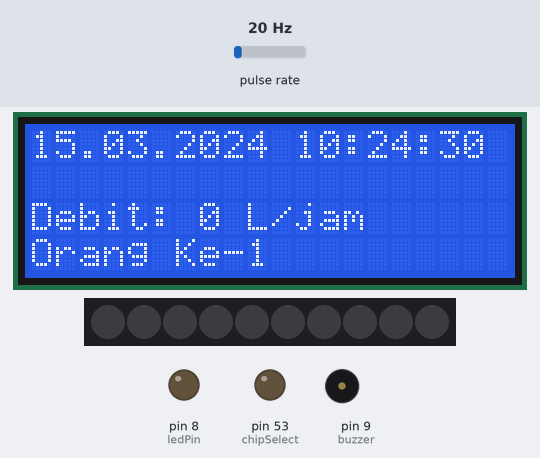
Recording of a sketch running on a simulated Arduino Mega 2560, built with avr-gcc and run on an emulated ATmega2560. On the bench: 20×4 character LCD, 10 RGB LEDs in strip order, left to right, output pins drawn as LEDs (lit = HIGH), buzzer (waves = sounding). Wiring (inferred from the names in the program): pulse sensor: data pin 2. Inputs (shaded band) come from the test bench; at power-on: pulse rate 20 Hz. The local clock reads 2024-03-15 10:24:30 at power-on unless the sketch sets it; storage starts empty; what the sketch prints to the serial monitor is not drawn.

Above: at 1.2 s.
1.3 s: pulse rate (sensor on pin 2) set to 16 Hz
At 4.2 s:
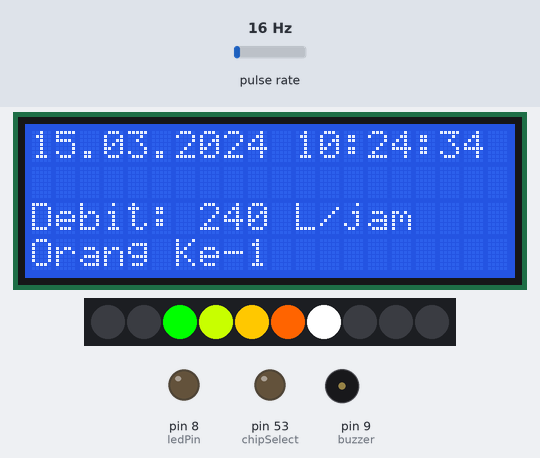
4.3 s: pulse rate (sensor on pin 2) set to 4 Hz
At 7.1 s:
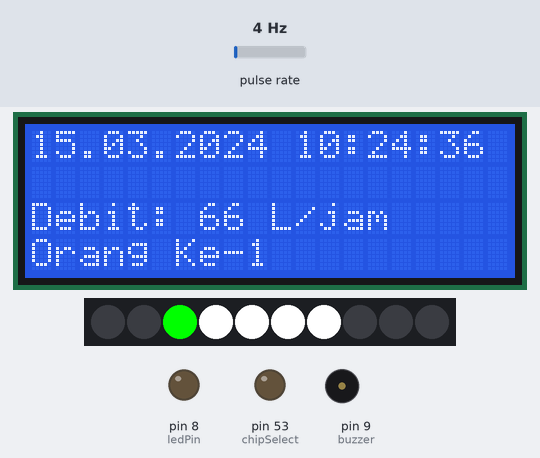
7.3 s: pulse rate (sensor on pin 2) set to 2 Hz
At 9.1 s:
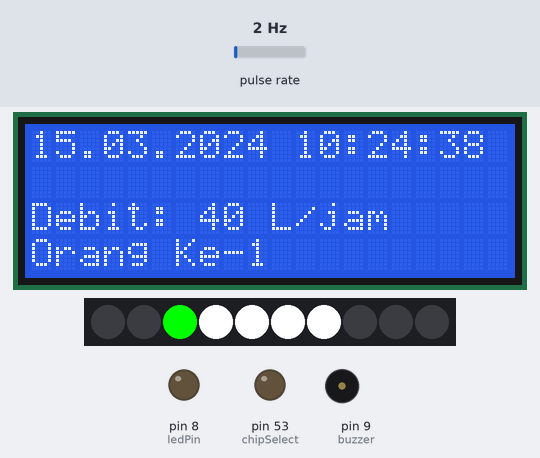
10.3 s: pulse rate (sensor on pin 2) set to 0 Hz
At 13.7 s:
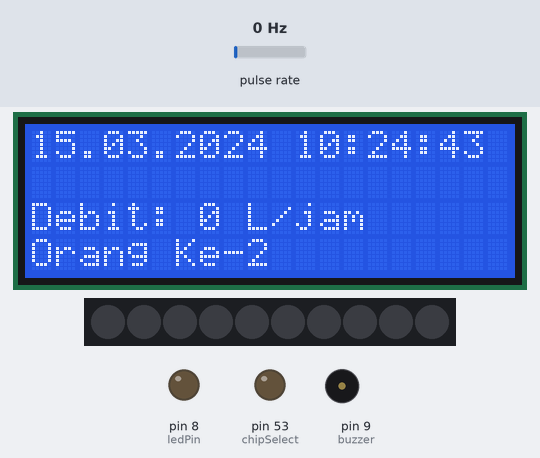
Timing chart, 0 to 14.3 s (numbered marks = the images above; inputs shaded):
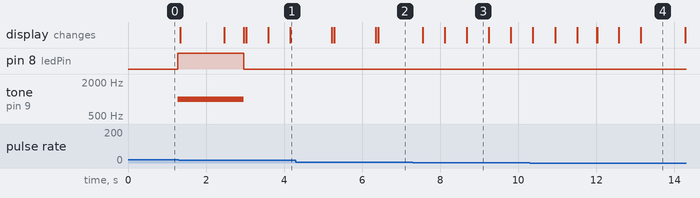

The sketch:

sensor_kran_wudhu_v2.ino
```cpp
/*
 * NAMA ANGGOTA KELOMPOK:
 * 1. Ida Bagus Krishna Yoga Utama - 1506716983
 * 2. Ahmad Dhiyaaul Aulia - 1506717153
 * 3. Wilbert Tahir -1506747143
 * 4. Yanu Rahmaddianto - 1506717191
 *
 * SD Card Module
 * pin 50 = MISO
 * pin 51 = MOSI
 * pin 52 = SCK
 * pin 53 = CS
 *
 * Flow Sensor
 * pin 2 = Signal
 *
 * Buzzer
 * pin 9 = Signal
 *
 * LED
 * pin 8 = Signal
 *
 * LCD
 * pin SDA = SDA
 * pin SCL = SCL
 *
 */

#include <SPI.h>
#include <SD.h>

#include <DS3231.h>

#include <Wire.h>
#include <LiquidCrystal_I2C.h>

//*********LED STRIP*********//
#include <Adafruit_NeoPixel.h>
#ifdef __AVR__
#include <avr/power.h>
#endif

#define PIN          A0
#define NUMPIXELS    10

Adafruit_NeoPixel pixels = Adafruit_NeoPixel(NUMPIXELS, PIN, NEO_GRB + NEO_KHZ800);

int delayval = 1;

const int max1 = 90;
const int max2 = 150;
const int max3 = 200;
const int max4 = 280;
const int max5 = 350;

//level1
const int level1R = 0;
const int level1G = 255;
const int level1B = 0;

//level2
const int level2R = 200;
const int level2G = 255;
const int level2B = 0;

//level3
const int level3R = 255;
const int level3G = 200;
const int level3B = 0;

//level4
const int level4R = 255;
const int level4G = 100;
const int level4B = 0;

//level5
const int level5R = 255;
const int level5G = 0;
const int level5B = 0;

//White
const int whiteR = 255;
const int whiteG = 255;
const int whiteB = 255;
//*********LED STRIP*********//

const int chipSelect = 53;
File      myFile;

DS3231 rtc(SDA, SCL);

volatile int  flow_frequency; // Measures flow sensor pulses
unsigned int  l_hour;         // Calculated litres/hour
unsigned char flowsensor = 2; // Sensor Input
unsigned long currentTime;
unsigned long cloopTime;

int flowhit, time1, time2, waktuPakai;

const int ledPin = 8;
const int buzzer = 9;

int count = 1;
int state = 0;

LiquidCrystal_I2C lcd(0x3F, 20, 4);

void flow()  // Interrupt function
{
   flow_frequency++;
}


void setup()
{
   pinMode(flowsensor, INPUT);
   digitalWrite(flowsensor, HIGH);
   Serial.begin(9600);
   attachInterrupt(0, flow, RISING);
   sei();
   currentTime = millis();
   cloopTime   = currentTime;

   pinMode(chipSelect, OUTPUT);

   while (!Serial)
   {
   }

   Serial.print("Initializing SD card...");

   if (!SD.begin(chipSelect))
   {
      Serial.println("Card failed, or not present");
      return;
   }
   Serial.println("card initialized.");

   pinMode(ledPin, OUTPUT);
   pinMode(buzzer, OUTPUT);

   rtc.begin();
   //rtc.setDate(25, 5, 2018);   //tanggal, bulan, tahun
   //rtc.setTime(20, 20, 00);     //jam, menit, detik

   lcd.begin();

   #if defined (__AVR_ATtiny85__)
    if (F_CPU == 16000000)
    {
      clock_prescale_set(clock_div_1);
    }
   #endif

   pixels.begin();
}

void loop()
{
   myFile = SD.open("data.txt", FILE_WRITE);

   flowhit = hitungFlow();
   printToLCD();

   while (flowhit > 0.0)
   {
      state = 1;
      if (flowhit > max5)
      {
         pixels.setPixelColor(2, pixels.Color(level1R, level1G, level1B));
         pixels.show();
         pixels.setPixelColor(3, pixels.Color(level2R, level2G, level2B));
         pixels.show();
         pixels.setPixelColor(4, pixels.Color(level3R, level3G, level3B));
         pixels.show();
         pixels.setPixelColor(5, pixels.Color(level4R, level4G, level4B));
         pixels.show();
         pixels.setPixelColor(6, pixels.Color(level5R, level5G, level5B));
         pixels.show();
         ledAndBuzzerOn();
      }
      else if ((flowhit > max4) && (flowhit < max5))
      {
         pixels.setPixelColor(2, pixels.Color(level1R, level1G, level1B));
         pixels.show();
         pixels.setPixelColor(3, pixels.Color(level2R, level2G, level2B));
         pixels.show();
         pixels.setPixelColor(4, pixels.Color(level3R, level3G, level3B));
         pixels.show();
         pixels.setPixelColor(5, pixels.Color(level4R, level4G, level4B));
         pixels.show();
         pixels.setPixelColor(6, pixels.Color(level5R, level5G, level5B));
         pixels.show();
         ledAndBuzzerOn();
      }
      else if ((flowhit > max3) && (flowhit < max4))
      {
         pixels.setPixelColor(2, pixels.Color(level1R, level1G, level1B));
         pixels.show();
         pixels.setPixelColor(3, pixels.Color(level2R, level2G, level2B));
         pixels.show();
         pixels.setPixelColor(4, pixels.Color(level3R, level3G, level3B));
         pixels.show();
         pixels.setPixelColor(5, pixels.Color(level4R, level4G, level4B));
         pixels.show();
         for (int i = 6; i < 7; i++)
         {
            pixels.setPixelColor(i, pixels.Color(whiteR, whiteG, whiteB));
            pixels.show();
            delay(delayval);
         }
            ledAndBuzzerOff();
      }
      else if ((flowhit > max2) && (flowhit < max3))
      {
         pixels.setPixelColor(2, pixels.Color(level1R, level1G, level1B));
         pixels.show();
         pixels.setPixelColor(3, pixels.Color(level2R, level2G, level2B));
         pixels.show();
         pixels.setPixelColor(4, pixels.Color(level3R, level3G, level3B));
         pixels.show();
         for (int i = 5; i < 7; i++)
         {
            pixels.setPixelColor(i, pixels.Color(whiteR, whiteG, whiteB));
            pixels.show();
            delay(delayval);
         }
            ledAndBuzzerOff();
      }
      else if ((flowhit > max1) && (flowhit < max2))
      {
         pixels.setPixelColor(2, pixels.Color(level1R, level1G, level1B));
         pixels.show();
         pixels.setPixelColor(3, pixels.Color(level2R, level2G, level2B));
         pixels.show();
         for (int i = 4; i < 7; i++)
         {
            pixels.setPixelColor(i, pixels.Color(whiteR, whiteG, whiteB));
            pixels.show();
            delay(delayval);
         }
            ledAndBuzzerOff();
      }
      else if ((flowhit > 0) && (flowhit < max1))
      {
         pixels.setPixelColor(2, pixels.Color(level1R, level1G, level1B));
         pixels.show();
         for (int i = 3; i < 7; i++)
         {
            pixels.setPixelColor(i, pixels.Color(whiteR, whiteG, whiteB));
            pixels.show();
            delay(delayval);
         }
            ledAndBuzzerOff();
      }

      printToSerial();
      printToSD();
      printToLCD();

      flowhit = hitungFlow();
      delay(500);
   }

   for (int i = 2; i < 7; i++)
   {
      pixels.setPixelColor(i, pixels.Color(0, 0, 0));
      pixels.show();
      delay(delayval);
   }

    if (state == 1)
    {
      count++;
      state = 0;
    }
    myFile.close();
    delay(500);
}

int hitungFlow()
{
   currentTime = millis();
   if (currentTime >= (cloopTime + 1000))
   {
      cloopTime = currentTime;
      l_hour         = (flow_frequency * 60 / 4.5);
      flow_frequency = 0;
   }
   return l_hour;
}


void printToSerial()
{
   Serial.print(rtc.getDateStr());
   Serial.print(" ");
   Serial.println(rtc.getTimeStr());
   Serial.print(" Value: ");
   Serial.println(flowhit);
}

void printToSD()
{
   myFile.print("Timestamp: ");
   myFile.print(rtc.getDateStr());
   myFile.print(" ");
   myFile.print(rtc.getTimeStr());
   myFile.print(" Value: ");
   myFile.print(flowhit);
   myFile.print(" Orang Ke- ");
   myFile.println(count);

}

void ledAndBuzzerOn()
{
   digitalWrite(ledPin, HIGH);
   tone(buzzer, 1000); //ganti nilai frekuensinya
}


void ledAndBuzzerOff()
{
   digitalWrite(ledPin, LOW);
   noTone(buzzer);
}


void printToLCD()
{
   lcd.clear();
   lcd.setCursor(0, 0);
   lcd.print(rtc.getDateStr());
   lcd.print(" ");
   lcd.print(rtc.getTimeStr());
   lcd.setCursor(0, 2);
   lcd.print("Debit: ");
   lcd.print(flowhit);
   lcd.print(" L/jam");
   lcd.setCursor(0, 3);
   lcd.print("Orang Ke-");
   lcd.print(count);
}
```

Measured:
- the behaviour switches between 19 and 18 Hz on pulse rate (sensor on pin 2) (found by bisection; images 0 and 1)
- the behaviour switches between 1 and 0 Hz on pulse rate (sensor on pin 2) (found by bisection; images 3 and 4)
- after the input at 1.3 s, pin 8 (ledPin): HIGH → LOW after 1.7 s; tone on pin 9 (buzzer): 1000 Hz → silent after 1.7 s
